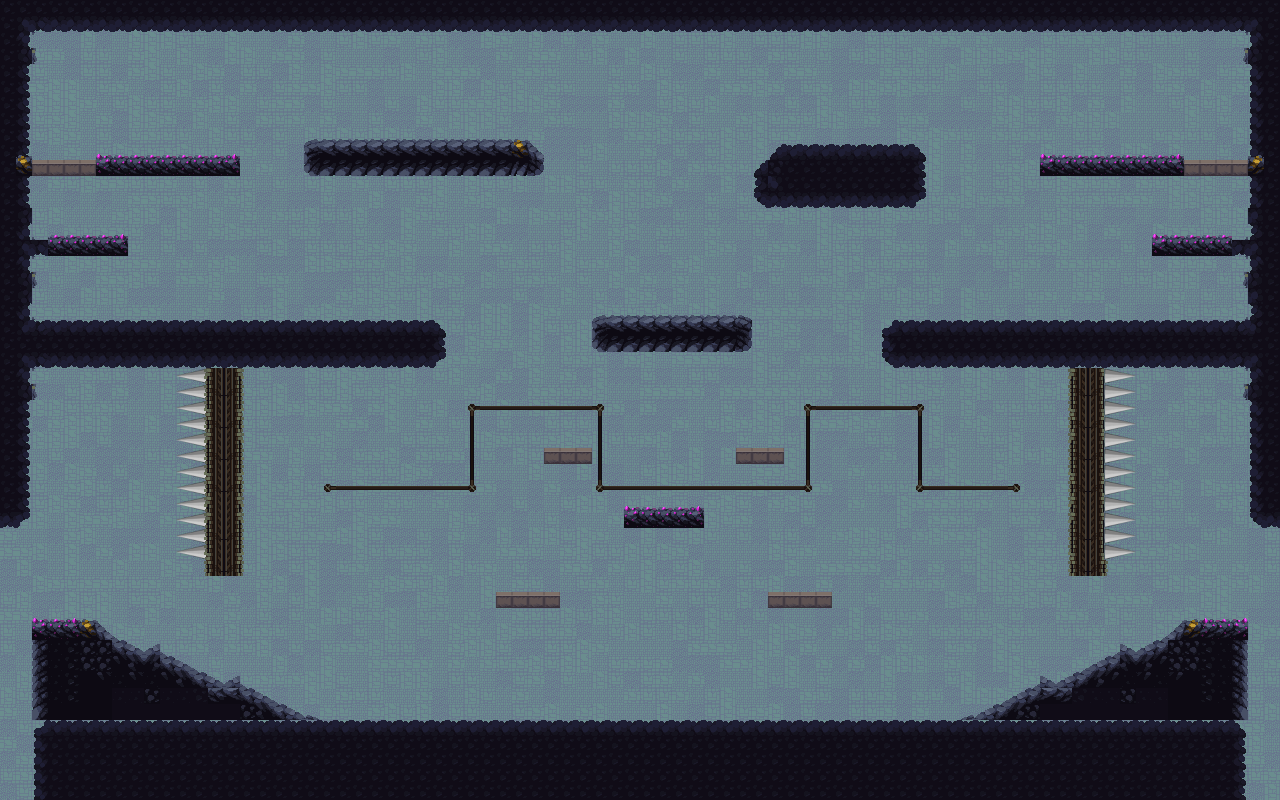

This game map was drawn from its Tiled (.tmx) file and the tilesets committed beside it. A one-line description and the trimmed map source follow:
An orthogonal 80x50 tile map with 16x16 px tiles, 3 tile layers (Background2, Ground, Slopes), 1 hidden layer not drawn, 11 tilesets and 95 objects (6x SlipJumpPlatform, 6x Platform, 3x FireBat, 2x SkeleArcher, 2x Bat, ...).

<map version="1.10" tiledversion="1.11.0" orientation="orthogonal" renderorder="right-down" width="80" height="50" tilewidth="16" tileheight="16" infinite="0" nextlayerid="223" nextobjectid="642">
 <properties>
  <property name="MatchInOrder" value="true" />
  <property name="battleDurationSeconds" value="120" />
  <property name="missionEvtSubId" value="5" />
  <property name="npcPreallocCapDict" value="1:4;4104:4;3:4;4097:4;4098:6;4099:4;4100:4;4096:2;4101:2;4102:6;4103:6;4105:2;4108:8;4109:6" />
 </properties>
 <tileset firstgid="1" source="../traps/spike/traps_spike.tsx" />
 <tileset firstgid="11" source="../triggers/switch/triggers_switch.tsx" />
 <tileset firstgid="13" source="../shared_comps/forest16.tsx" />
 <tileset firstgid="1037" source="../doors/doors.tsx" />
 <tileset firstgid="1046" source="../shared_comps/bkg-shrinked/colorpad-bkg.tsx" />
 <tileset firstgid="1054" source="../shared_comps/bkg-shrinked/mountain2-bkg.tsx" />
 <tileset firstgid="1070" source="../shared_comps/bkg-shrinked/mountain4-bkg.tsx" />
 <tileset firstgid="1086" source="../shared_comps/tiles0.tsx" />
 <tileset firstgid="1150" source="../shared_comps/deep_cave16.tsx" />
 <tileset firstgid="1345" source="../shared_comps/pickable.tsx" />
 <tileset firstgid="1777" source="../traps/machinery/traps_machinery.tsx" />
 <layer id="160" name="Background2" width="80" height="50">
  <properties>
   <property name="unity:SortingLayer" value="Background" />
  </properties>
  <data>[4000 cells, 4000 non-empty, 5 distinct tile ids]</data>
 </layer>
 <layer id="33" name="setGround" width="80" height="50" visible="0">
  <properties>
   <property name="MatchInOrder" value="true" />
  </properties>
  <data>[4000 cells, 960 non-empty, 3 distinct tile ids]</data>
 </layer>
 <layer id="222" name="Ground" width="80" height="50">
  <data>[4000 cells, 1035 non-empty, 39 distinct tile ids]</data>
 </layer>
 <objectgroup id="1" name="PlayerStartingPos">
  <object id="135" name="Player2St" x="1152" y="144">
   <properties>
    <property name="dirX" value="-2" />
    <property name="teamId" value="2" />
   </properties>
   <point />
  </object>
  <object id="531" name="Player1St" x="80" y="144">
   <properties>
    <property name="dirX" value="+2" />
    <property name="teamId" value="1" />
   </properties>
   <point />
  </object>
 </objectgroup>
 <objectgroup id="13" name="TriggerPos">
  <object id="555" gid="12" x="656" y="464" width="24" height="24">
   <properties>
    <property name="bulletTeamId" value="1024" />
    <property name="delayedFrames" value="45" />
    <property name="id" value="8" />
    <property name="quota" value="24" />
    <property name="recoveryFrames" value="90" />
   </properties>
  </object>
  <object id="634" name="SyncWaveGroupTrigger-L" x="208" y="160" width="768" height="448">
   <properties>
    <property name="id" value="7" />
    <property name="quota" value="4" />
    <property name="recoveryFrames" value="65535" />
    <property name="speciesId" value="11" />
   </properties>
  </object>
  <object id="626" name="SyncWaveGroupTrigger-R" x="160" y="160" width="784" height="448">
   <properties>
    <property name="id" value="6" />
    <property name="quota" value="4" />
    <property name="recoveryFrames" value="65535" />
    <property name="speciesId" value="11" />
   </properties>
  </object>
  <object id="625" name="Victory" x="640" y="-16">
   <properties>
    <property name="demandedEvtMask" value="1" />
    <property name="id" value="5" />
    <property name="quota" value="1" />
    <property name="recoveryFrames" value="65535" />
    <property name="speciesId" value="1024" />
   </properties>
   <point />
  </object>
  <object id="636" name="SyncWaveDoor1-R-2" gid="2147484693" x="880" y="720" width="16" height="32">
   <properties>
    <property name="bulletTeamId" value="2" />
    <property name="characterSpawnerTimeSeq" value="1:4097|4,4097|4;2:4103|4,4103|4;3:4102|4,4102|4;4:4103|4,4102|4,4101|4" />
    <property name="delayedFrames" value="60" />
    <property name="id" value="4" />
    <property name="quota" value="4" />
    <property name="recoveryFrames" value="30" />
    <property name="subCycleQuota" value="3" />
    <property name="subCycleTriggerFrames" value="90" />
    <property name="subscribesToIdList" value="6" />
   </properties>
  </object>
  <object id="635" name="SyncWaveDoor1-L-2" gid="1045" x="384" y="720" width="16" height="32">
   <properties>
    <property name="bulletTeamId" value="1" />
    <property name="characterSpawnerTimeSeq" value="1:4097|3,4097|3;2:4103|3,4103|3;3:4102|3,4102|3;4:4103|3,4102|3,4101|3" />
    <property name="delayedFrames" value="60" />
    <property name="id" value="3" />
    <property name="quota" value="4" />
    <property name="recoveryFrames" value="30" />
    <property name="subCycleQuota" value="3" />
    <property name="subCycleTriggerFrames" value="90" />
    <property name="subscribesToIdList" value="7" />
   </properties>
  </object>
  <object id="638" name="SyncWaveDoor1-R-1" gid="2147484693" x="1024" y="320" width="16" height="32">
   <properties>
    <property name="bulletTeamId" value="2" />
    <property name="characterSpawnerTimeSeq" value="1:1|4,1|4;2:4104|4,4108|4,4108|4;3:4104|4,4102|4,4102|4,4098|4,4098|4;4:4096|4,4109|4,4109|4,4098|4,4098|4" />
    <property name="delayedFrames" value="60" />
    <property name="id" value="2" />
    <property name="quota" value="5" />
    <property name="recoveryFrames" value="30" />
    <property name="subCycleQuota" value="5" />
    <property name="subCycleTriggerFrames" value="90" />
    <property name="subscribesToIdList" value="6" />
   </properties>
  </object>
  <object id="639" name="SyncWaveDoor1-L-1" gid="1045" x="176" y="320" width="16" height="32">
   <properties>
    <property name="bulletTeamId" value="1" />
    <property name="characterSpawnerTimeSeq" value="1:1|3,1|3;2:4104|3,4108|3,4108|3;3:4104|3,4102|3,4102|3,4098|3,4098|3;4:4096|3,4109|3,4109|3,4098|3,4098|3" />
    <property name="delayedFrames" value="60" />
    <property name="id" value="1" />
    <property name="quota" value="4" />
    <property name="recoveryFrames" value="30" />
    <property name="subCycleQuota" value="5" />
    <property name="subCycleTriggerFrames" value="90" />
    <property name="subscribesToIdList" value="7" />
   </properties>
  </object>
 </objectgroup>
 <objectgroup id="183" name="Pickable">
  <object id="549" gid="1490" x="479.334" y="704" width="32" height="32" />
  <object id="550" gid="1491" x="1136" y="624" width="32" height="32" />
  <object id="574" gid="1524" x="272" y="704" width="32" height="32">
   <properties>
    <property name="stockQuota" value="2" />
   </properties>
  </object>
  <object id="585" gid="1524" x="1008" y="672" width="32" height="32">
   <properties>
    <property name="stockQuota" value="2" />
   </properties>
  </object>
  <object id="586" gid="1524" x="368" y="304" width="32" height="32">
   <properties>
    <property name="stockQuota" value="2" />
   </properties>
  </object>
  </objectgroup>
 <objectgroup id="4" name="NpcStartingPos">
  <!-- 77 objects omitted --></objectgroup>
 <objectgroup id="9" name="TrapStartingPos">
  <properties>
   <property name="unity:SortingLayer" value="Background" />
  </properties>
  <!-- 66 objects omitted --></objectgroup>
 <objectgroup id="2" name="Barrier">
  <properties>
   <property name="type" value="barrier_and_shelter" />
  </properties>
  <!-- 44 objects omitted --></objectgroup>
 <objectgroup id="5" name="PatrolCue">
  <!-- 27 objects omitted --></objectgroup>
 <layer id="64" name="Slopes" width="80" height="50">
  <properties>
   <property name="unity:SortingLayer" value="Ground" />
  </properties>
  <data>[4000 cells, 358 non-empty, 52 distinct tile ids]</data>
 </layer>
</map>
<!-- 80 of 95 objects omitted -->
